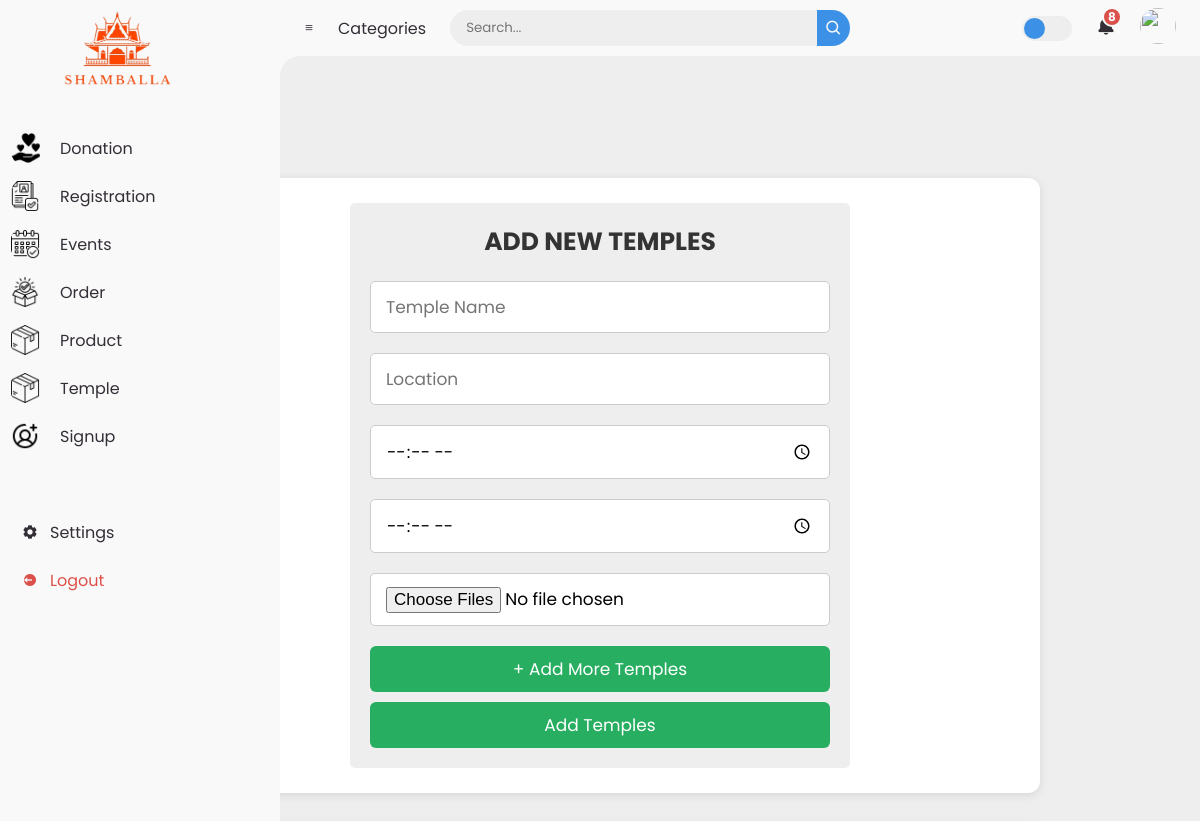
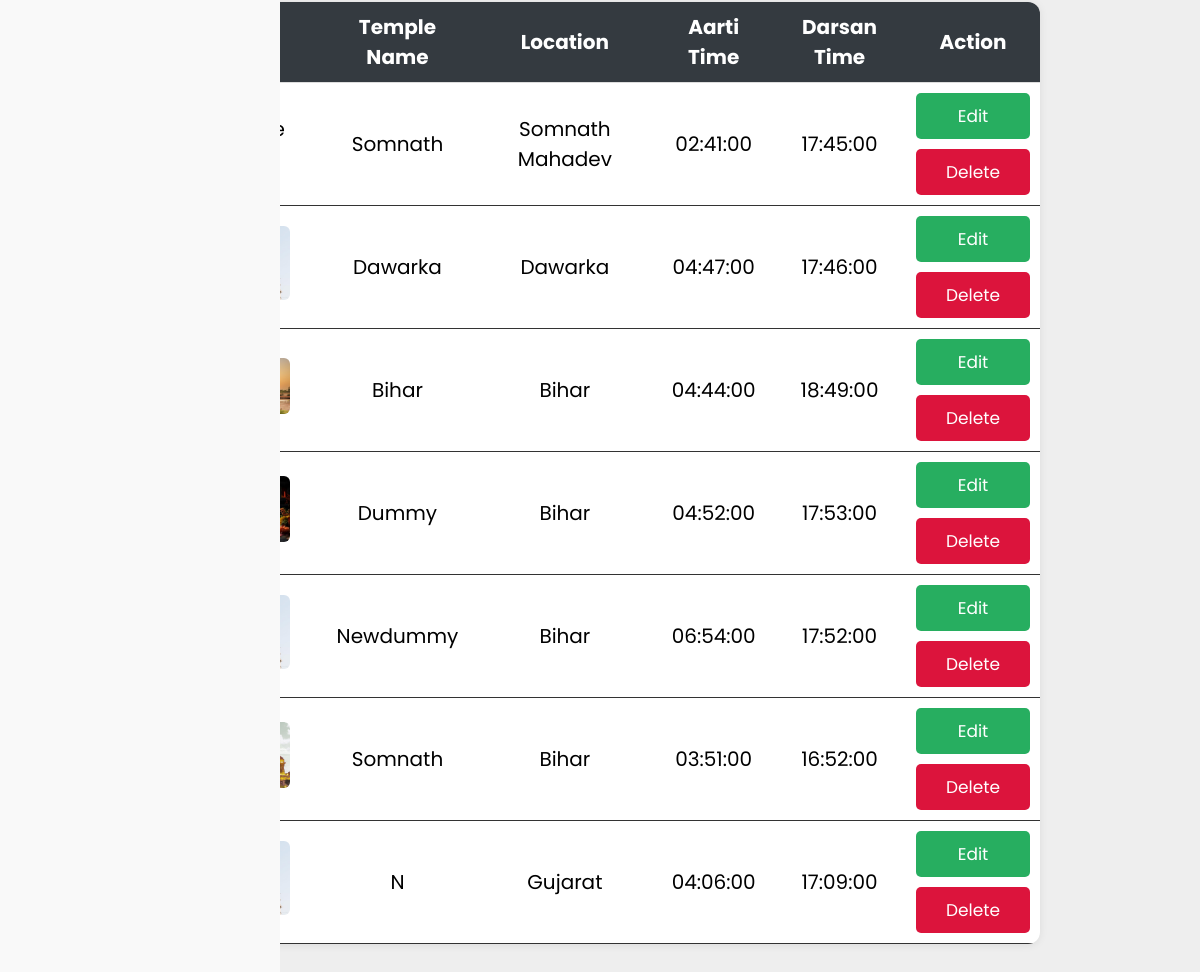
Screenshot of /admin/temple.php with the database file from the repository (2 pictures, top to bottom).
### tables this page shows
CREATE TABLE `temples` (
  `id` int(11) NOT NULL,
  `temple_name` varchar(255) NOT NULL,
  `temple_images` varchar(255) NOT NULL,
  `location` varchar(255) NOT NULL,
  `aarti_time` time NOT NULL,
  `darsan_time` time NOT NULL
);

### admin/temple.php (the view, shortened to what this page needs)
<?php
@include 'db.php';
?>
<!DOCTYPE html>
<html lang="en">
<head>
    <link href='https://unpkg.com/boxicons@2.0.9/css/boxicons.min.css' rel='stylesheet'>
    <link rel="stylesheet" href="css/style.css">
</head>
<body>
    <?php include("index.php"); ?>
    <div class="container">
        <div class="admin-product-form-container">
            <form action="" method="post" enctype="multipart/form-data">
                <h3>Add New Temples</h3>
                <div id="templeFields">
                    <div class="temple-group">
                        <input type="text" name="temple_name[]" placeholder="Temple Name" class="box" required>
                        <input type="text" name="location[]" placeholder="Location" class="box" required>
                        <input type="time" name="aarti_time[]" placeholder="Aarti Time" class="box" required>
                        <input type="time" name="darsan_time[]" placeholder="Darsan Time" class="box" required>
                        <input type="file" accept="image/png, image/jpeg, image/jpg" name="temple_image[0][]" class="box" multiple required>
                    </div>
                </div>
                <button type="button" class="btn" onclick="addTemple()">+ Add More Temples</button>
                <input type="submit" class="btn" name="add_temple" value="Add Temples">
            </form>
        </div>
        <?php $select = mysqli_query($con, "SELECT * FROM temples"); ?>
        <div class="product-display">
            <table class="product-display-table">
                <thead>
                    <tr>
                        <th>Temple Images</th>
                        <th>Temple Name</th>
                        <th>Location</th>
                        <th>Aarti Time</th>
                        <th>Darsan Time</th>
                        <th>Action</th>
                    </tr>
                </thead>
                <tbody>
                    <?php while ($row = mysqli_fetch_assoc($select)) { ?>
                        <tr>
                            <td>
                            </td>
                            <td><?php echo $row['temple_name']; ?></td>
                            <td><?php echo $row['location']; ?></td>
                            <td><?php echo $row['aarti_time']; ?></td>
                            <td><?php echo $row['darsan_time']; ?></td>
                            <td>
                                <a href="temple_update.php?edit=<?php echo $row['id']; ?>" class="btn">Edit</a>
                                <a href="?delete=<?php echo $row['id']; ?>" class="btn" onclick="return confirm('Are you sure?')">Delete</a>
                            </td>
                        </tr>
                    <?php } ?>
                </tbody>
            </table>
        </div>
    </div>
</body>
</html>

### admin/css/style.css (style rules this page uses)
:root { --green:#27ae60; --black:#333; --white:#fff; --bg-color:#eee; --box-shadow:0 .5rem 1rem rgba(0,0,0,.1); --border:.1rem solid var(--black); }
* { font-family: 'Poppins', sans-serif; margin:0; padding:0; box-sizing: border-box; outline: none; border:none; text-decoration: none; text-transform: capitalize; }
html { font-size: 62.5%; overflow-x: hidden; }
.btn { display: block; width: 100%; cursor: pointer; border-radius: .5rem; margin-top: 1rem; font-size: 1.7rem; padding:1rem 3rem; background: var(--green); color:var(--white); text-align: center; }
.container { max-width: 1300px; padding:1rem; margin:19%; margin-right: 5%; }
.admin-product-form-container form { max-width: 50rem; margin:0 auto; padding:2rem; border-radius: .5rem; background: var(--bg-color); }
.admin-product-form-container form h3 { text-transform: uppercase; color:var(--black); margin-bottom: 1rem; text-align: center; font-size: 2.5rem; }
.admin-product-form-container form .box { width: 100%; border-radius: .5rem; padding:1.2rem 1.5rem; font-size: 1.7rem; margin:1rem 0; background: var(--white); text-transform: none; }
.product-display { margin:2rem 0; }
.product-display .product-display-table { width: 100%; text-align: center; }
.product-display .product-display-table thead { background: var(--bg-color); }
.product-display .product-display-table th { padding:1rem; font-size: 2rem; }
.product-display .product-display-table td { padding:1rem; font-size: 2rem; border-bottom: var(--border); }
.product-display .product-display-table .btn:first-child { margin-top: 0; }
.product-display .product-display-table .btn:last-child { background: crimson; }

### admin/style.css (style rules this page uses)
* { margin: 0; padding: 0; box-sizing: border-box; }
a { text-decoration: none; }
:root { --poppins: 'Poppins', sans-serif; --lato: 'Lato', sans-serif; --light: #F9F9F9; --blue: #3C91E6; --light-blue: #CFE8FF; --grey: #eee; --dark-grey: #AAAAAA; --dark: #342E37; --red: #DB504A; --yellow: #FFCE26; --light-yellow: #FFF2C6; --orange: #FD7238; --light-orange: #FFE0D3; }
html { overflow-x: hidden; }
body { background: var(--grey); overflow-x: hidden; }

### admin/temple.php (style rules this page uses)
body { background-color: #f8f9fa; }
.container { max-width: 900px; margin: 40px auto; }
.admin-product-form-container { background: #fff; padding: 25px 30px; border-radius: 12px; box-shadow: 0 2px 10px rgba(0, 0, 0, 0.1); margin-bottom: 30px; }
.admin-product-form-container h3 { text-align: center; margin-bottom: 20px; color: #333; }
.admin-product-form-container .box { width: 100%; padding: 10px; margin: 8px 0; border: 1px solid #ccc; border-radius: 6px; }
.admin-product-form-container .btn { width: 100%; padding: 10px; margin-top: 10px; border-radius: 6px; }
.product-display-table { width: 100%; border-collapse: collapse; background: #fff; border-radius: 12px; overflow: hidden; box-shadow: 0 1px 8px rgba(0, 0, 0, 0.08); }
.product-display-table th, .product-display-table td { padding: 12px; text-align: center; border-bottom: 1px solid #ddd; }
.product-display-table th { background-color: #343a40; color: #fff; }

### rows the page displays
temples: temple_name "Somnath", location "Somnath Mahadev", aarti_time "02:41:00", darsan_time "17:45:00"
temples: temple_name "Dawarka", location "Dawarka", aarti_time "04:47:00", darsan_time "17:46:00"
temples: temple_name "Bihar", location "Bihar", aarti_time "04:44:00", darsan_time "18:49:00"
temples: temple_name "Dummy", location "Bihar", aarti_time "04:52:00", darsan_time "17:53:00"
temples: temple_name "Newdummy", location "Bihar", aarti_time "06:54:00", darsan_time "17:52:00"
temples: temple_name "Somnath", location "Bihar", aarti_time "03:51:00", darsan_time "16:52:00"
temples: temple_name "N", location "Gujarat", aarti_time "04:06:00", darsan_time "17:09:00"
